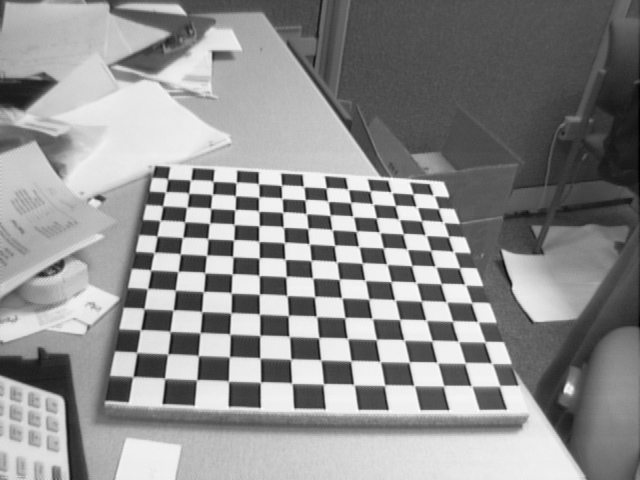
#> input picture LABS/tif/Image1.tif, 640 x 480 px, given in place of lena1.png, which was not available
$ python lab3.py
#> lines starting #> are read from the running program, lines starting #| are printed output that depends on the picture; after the words box and inside, x2 and y2 are one past the last pixel; in counts of white or black regions, pixels touching at a corner belong together; pictures that were not available may be replaced by others from this repository, and a replacement may not be noted
import cv2
import numpy as np
import matplotlib.pyplot as plt
'''
img2 = cv2.imread('lena1.png', 0)

# low-freq image
low_freq = cv2.GaussianBlur(img2, (21, 21), 0)

# high-freq kernel
kernel = np.array([[0, -1, 0],[-1, 5, -1],[0, -1, 0]])
high_freq = cv2.filter2D(img2, -1, kernel)


#quanitization depending on divison
def quantize_image(img, div):
    pix = 256 //div
    quantized = (img//pix)*pix
    return quantized.astype(np.uint8)


# strech
def stretching(image):
    min_val = np.min(image)
    max_val = np.max(image)
    if max_val == min_val:
        return image.copy()
    stretched = (image.astype(np.float32)-min_val) /( max_val- min_val)
    stretched = (stretched *255).clip(0,255).astype(np.uint8)

    return stretched


quant_levels = [128, 64, 32]


fig, axes = plt.subplots(4, 3, figsize=(15, 12))
fig.suptitle("Histogram Stretching on Quantized Images", fontsize=16)

for i, L in enumerate(quant_levels):
    low_q = quantize_image(low_freq, L)
    high_q = quantize_image(high_freq, L)
    axes[0, i].imshow(low_q, cmap='gray')
    axes[0, i].set_title(f"low-freq = {L}")
    axes[0, i].axis('off')
    axes[1, i].hist(low_q.ravel(), bins=256, range=[0, 255])
    axes[1, i].set_title(f"histogram for{L}")
    axes[2, i].imshow(high_q, cmap='gray')
    axes[2, i].set_title(f"high-freq {L}")
    axes[2, i].axis('off')
    axes[3, i].hist(high_q.ravel(), bins=256, range=[0, 255])
    axes[3, i].set_title(f"Histogram Q={L}")
plt.tight_layout()
plt.show()


fig2, axes2 = plt.subplots(4, 3, figsize=(15, 12))
fig2.suptitle("Before & After Histogram Stretching", fontsize=16)
for i, L in enumerate(quant_levels):
    low_q =quantize_image(low_freq, L)
    high_q =quantize_image(high_freq, L)
    low_s = stretching(low_q)
    high_s = stretching(high_q)
    axes2[0, i].imshow(low_q, cmap='gray')
    axes2[0, i].set_title(f"low-freq {L}")
    axes2[0, i].axis('off')
    axes2[1, i].imshow(low_s, cmap='gray')
    axes2[1, i].set_title(f"low-freq with stretch {L}")
    axes2[1, i].axis('off')
    axes2[2, i].imshow(high_q, cmap='gray')
    axes2[2, i].set_title(f"high_freq {L}")
    axes2[2, i].axis('off')
    axes2[3, i].imshow(high_s, cmap='gray')
    axes2[3, i].set_title(f"high-f stretch{L}")
    axes2[3, i].axis('off')
plt.tight_layout()
plt.show()

cv2.tr
cv2.imshow("Original", img2)

# final stats
print("Original Low-Freq: Min:", np.min(low_freq), "Max:", np.max(low_freq))
print("Original High-Freq: Min:", np.min(high_freq), "Max:", np.max(high_freq))

for L in quant_levels:
    low_q = quantize_image(low_freq, L)
    low_s = stretching(low_q)

    print(f"\nQuantization level {L}:")
    print("  Low-Freq Quantized Min/Max:", np.min(low_q), "/", np.max(low_q))
    print("  Low-Freq Stretched Min/Max:", np.min(low_s), "/", np.max(low_s))
'''
'''
img = cv2.imread("lena1.png", 0)
ret,thresh1 = cv2.threshold(img,60,255,cv2.THRESH_BINARY)
ret,thresh2 = cv2.threshold(img,60,255,cv2.THRESH_BINARY_INV)
ret,thresh3 = cv2.threshold(img,60,255,cv2.THRESH_TRUNC)
ret,thresh4 = cv2.threshold(img,60,255,cv2.THRESH_TOZERO)
ret,thresh5 = cv2.threshold(img,60,255,cv2.THRESH_TOZERO_INV)
negative = 255 - img

hist1 = cv2.calcHist([thresh1], [0], None, [256], [0, 256])
hist2 = cv2.calcHist([thresh3], [0], None, [256], [0, 256])
hist3 = cv2.calcHist([negative], [0], None, [256], [0, 256])
hist4 = cv2.calcHist([img], [0], None, [256], [0, 256])


fig, axes = plt.subplots(4, 2, figsize=(15, 15))
axes[0, 0].imshow(img, cmap='gray')
axes[0, 0].set_title("Og")
axes[0, 0].axis('off')
axes[0, 1].hist(img.ravel(), bins=256, range=[0,256],color='blue',alpha=0.7)
axes[0, 1].set_title("histogram 1")
axes[1, 0].imshow(thresh1, cmap='gray')
axes[1, 0].set_title("binary")
axes[1, 0].axis('off')
axes[1, 1].hist(thresh1.ravel(), bins=256, range=[0,256],color='blue',alpha=0.7)
axes[1, 1].set_title("hist bin")
axes[2, 0].imshow(thresh3, cmap='gray')
axes[2, 0].set_title("trash norm")
axes[2, 0].axis('off')
axes[2, 1].hist(thresh3.ravel(), bins=256, range=[0,256],color='blue',alpha=0.7)
axes[2, 1].set_title("Hist trash norm")
axes[3, 0].imshow(negative, cmap='gray')
axes[3, 0].set_title("neagative")
axes[3, 0].axis('off')
axes[3, 1].hist(negative.ravel(), bins=256, range=[0,256],color='blue',alpha=0.7)
axes[3, 1].set_title("hist negative")
plt.tight_layout()
plt.show()

'''

img2 = cv2.imread('lena1.png', 0)
#> img2 is the input picture: shape (480, 640); min 1, max 254, mean 142.9
rows, cols = img2.shape
#> rows = 480; cols = 640
m = cv2.getOptimalDFTSize(rows)
#> m = 480
n = cv2.getOptimalDFTSize(cols)
#> n = 640
padded = cv2.copyMakeBorder(img2, 0, m - rows, 0, n - cols, cv2.BORDER_CONSTANT, value=[0, 0, 0])

planes = [np.float32(padded), np.zeros(padded.shape, np.float32)]
complexI = cv2.merge(planes)
cv2.dft(complexI, complexI)
cv2.split(complexI, planes)
cv2.magnitude(planes[0], planes[1], planes[0])
magI = planes[0]
matOfOnes = np.ones(magI.shape, dtype=magI.dtype)
cv2.add(matOfOnes, magI, magI)
#> matOfOnes: shape (480, 640) float32; every value is 1
cv2.log(magI, magI)
magI_rows, magI_cols = magI.shape
#> magI_rows = 480; magI_cols = 640
magI = magI[0:(magI_rows & -2), 0:(magI_cols & -2)]
cx = int(magI_rows / 2)
#> cx = 240
cy = int(magI_cols / 2)
#> cy = 320
q0 = magI[0:cx, 0:cy]
q1 = magI[cx:cx + cx, 0:cy]  # Top-Right
q2 = magI[0:cx, cy:cy + cy]  # Bottom-Left
q3 = magI[cx:cx + cx, cy:cy + cy]  # Bottom-Right

tmp = np.copy(q0)
magI[0:cx, 0:cy] = q3
magI[cx:cx + cx, cy:cy + cy] = tmp

tmp = np.copy(q1)
magI[cx:cx + cx, 0:cy] = q2
magI[0:cx, cy:cy + cy] = tmp
cv2.normalize(magI, magI, 0, 1, cv2.NORM_MINMAX)
cv2.imshow("lena", img2)
cv2.imshow(" lena spectrum", magI)

#b
idft = cv2.idft(complexI)
cv2.split(idft, planes)
reconstructed = cv2.magnitude(planes[0], planes[1])
reconstructed = reconstructed[0:rows, 0:cols]
cv2.normalize(reconstructed, reconstructed, 0, 255, cv2.NORM_MINMAX)
reconstructed = np.uint8(reconstructed)
cv2.imshow("reconstructed", reconstructed)

diff = cv2.absdiff(img2,reconstructed)
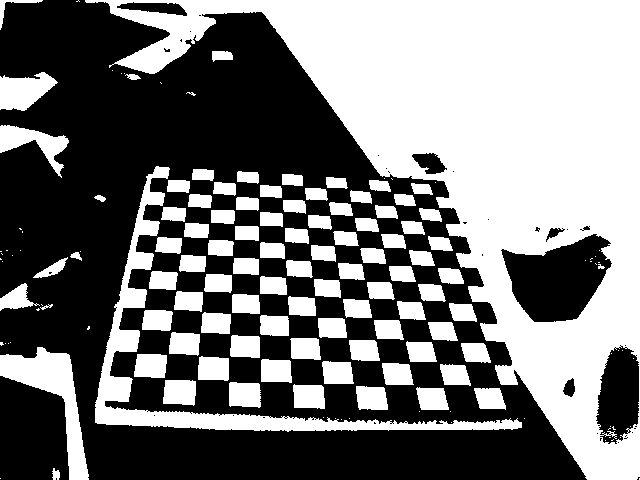
#> diff: shape (480, 640); values 0 (black) and 1 (white), 46.9% white; 148 white regions (55 under 20 px), largest, box (x1, y1, x2, y2) and area: (85, 0, 640, 480) 93766, (95, 166, 522, 432) 9232, (0, 347, 89, 480) 3767
plt.figure(figsize=(12, 8))
plt.imshow(diff, cmap='plasma')
plt.title('Difference Image')
plt.colorbar()
plt.tight_layout()
plt.show()


#4
img1 = cv2.imread('kkk.jpg', 0)
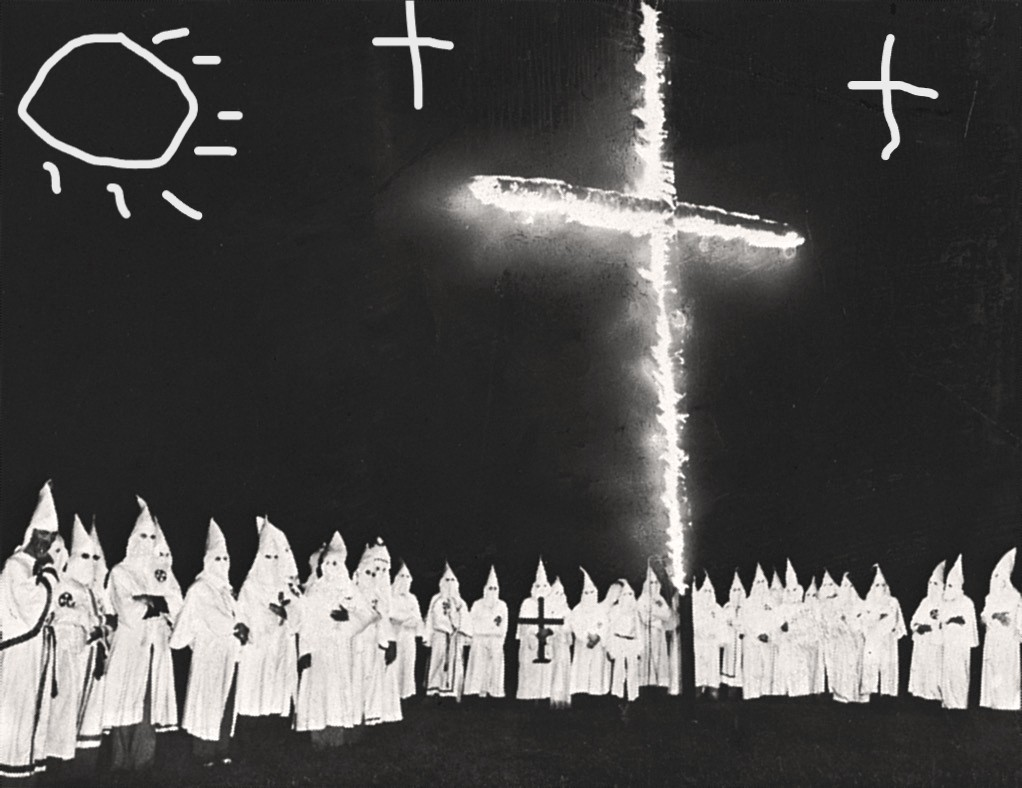
#> input picture LABS/lab3/kkk.jpg, 1022 x 788 px
#> img1: shape (788, 1022); min 16, max 255, mean 77.3
dft = cv2.dft(np.float32(img1), flags=cv2.DFT_COMPLEX_OUTPUT)
dft_shift = np.fft.fftshift(dft)
magnitude = cv2.magnitude(dft_shift[:, :, 0], dft_shift[:, :, 1])
magnitude_spectrum = 20 * np.log(magnitude + 1)
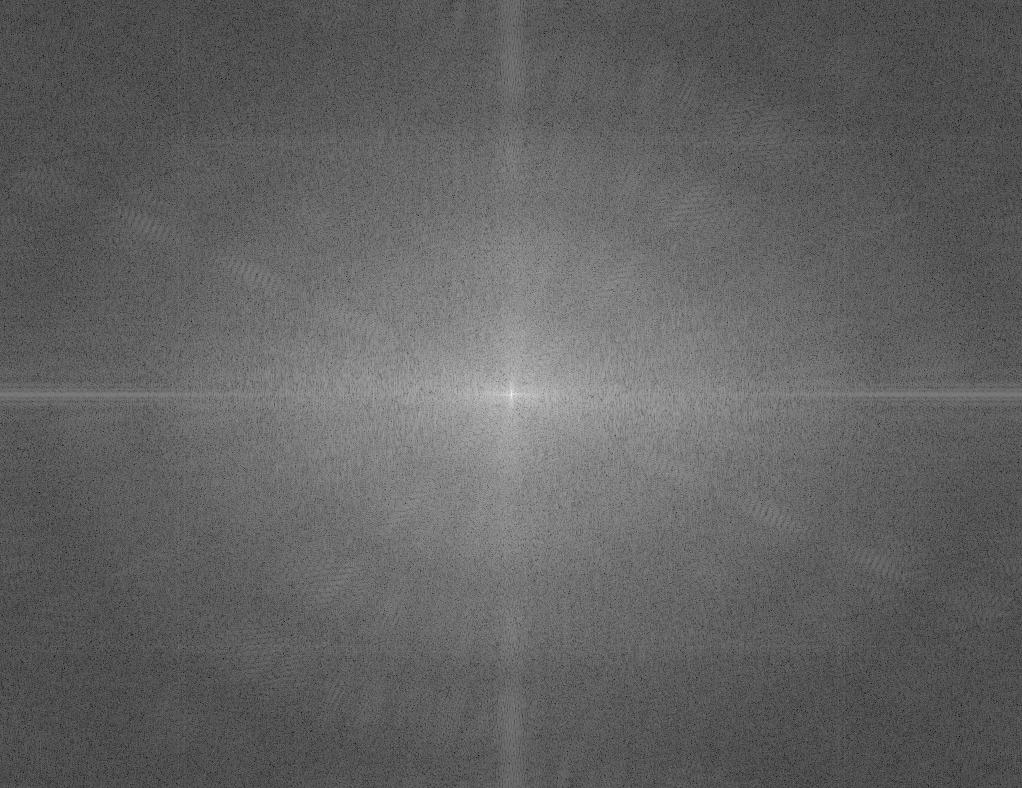
#> magnitude_spectrum: shape (788, 1022) float32; min 32.18, max 358.9, mean 158.5; drawn with min black and max white
mag_norm = cv2.normalize(magnitude_spectrum, None, 0, 255, cv2.NORM_MINMAX)
mag_norm = np.uint8(mag_norm)
threshold = np.percentile(magnitude_spectrum, 99)
#> threshold = 236.2
noise_elements = magnitude_spectrum > threshold
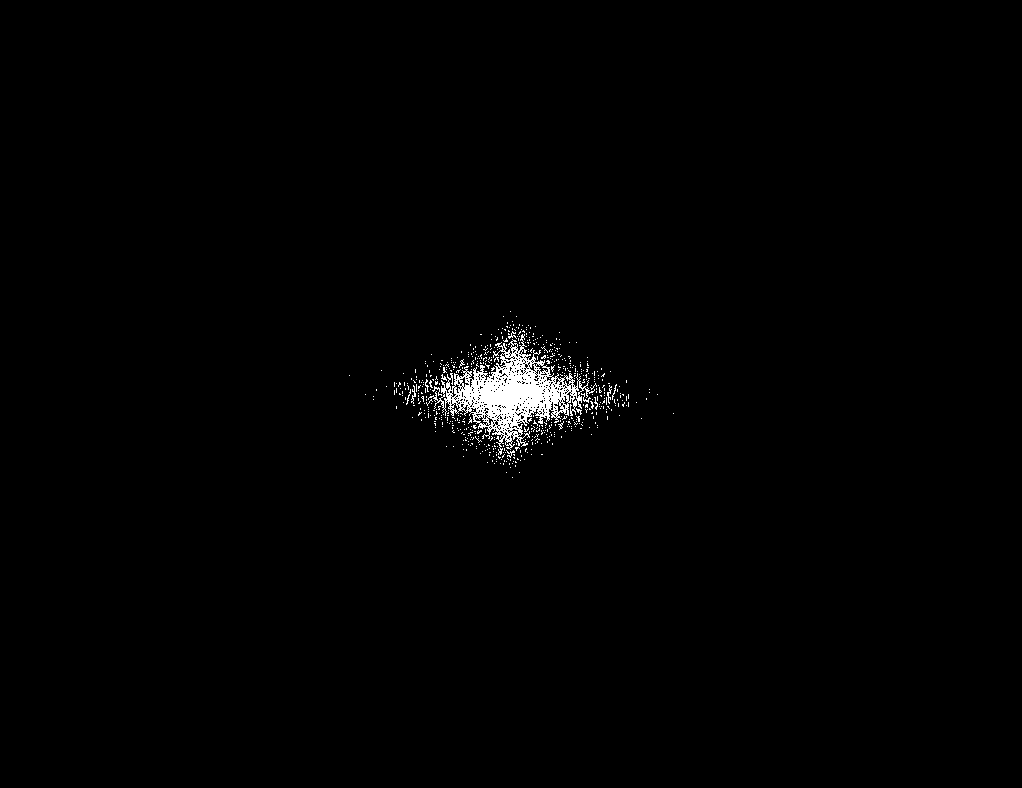
#> noise_elements: shape (788, 1022) bool; 1% white; 621 white regions (610 under 20 px), largest, box (x1, y1, x2, y2) and area: (428, 334, 595, 455) 6293, (411, 385, 416, 404) 35, (607, 385, 612, 404) 35
noise_plot = (noise_elements.astype(np.uint8) * 255)

img1_r = cv2.resize(img1, (500, 500))
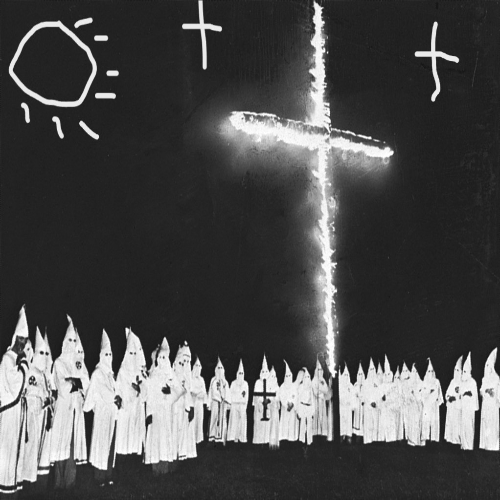
#> img1_r: shape (500, 500); min 20, max 255, mean 77.2
mag_norm_r = cv2.resize(mag_norm, (500, 500))
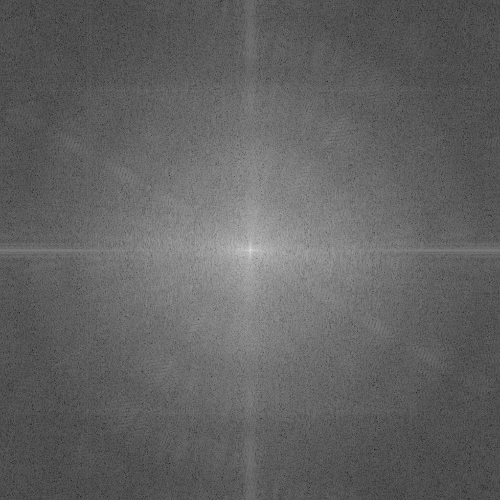
#> mag_norm_r: shape (500, 500); min 22, max 227, mean 98
noise_plot_r= cv2.resize(noise_plot, (500, 500))
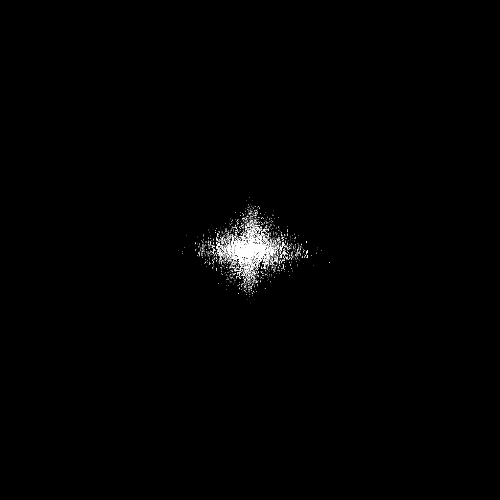
#> noise_plot_r: shape (500, 500); min 0, max 255, mean 2.6
cv2.imshow('fav klub',img1_r)
cv2.imshow("kkk spectrum", mag_norm_r)
cv2.imshow("noise", noise_plot_r)
cv2.waitKey()
